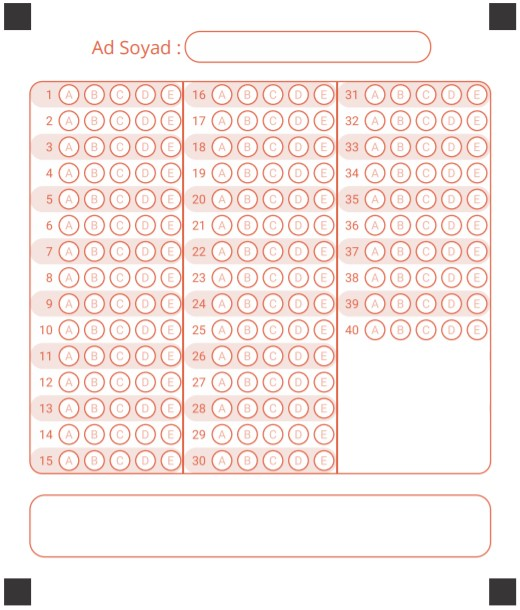
#> input picture v6-yeni kullanıcı/ornekler/orijinal_optik_form.jpg, 520 x 610 px
$ python isaretleme_kismi.py
#> lines starting #> are read from the running program, lines starting #| are printed output that depends on the picture; after the words box and inside, x2 and y2 are one past the last pixel; in counts of white or black regions, pixels touching at a corner belong together
# -*- coding: utf-8 -*-
"""
Created on Wed Aug  4 11:45:28 2021

@author: yazılım
"""


"""

Cevap işaretleyici


"""


# örnek fotoğrafımızı alalım

import cv2


path_isaret = r'ornekler/orijinal_optik_form.jpg'


image_isaret = cv2.imread(path_isaret)
#> image_isaret is the input picture: shape (610, 520, 3); mean B, G, R 233.8, 236.6, 247.2


window_name = 'image_isaret_isaret'


sayac_uzun=0
sayac_yatay=0


y=94

x_ler=[68,94,120,145,171]
x1_ler=[222,248,274,299,325]
x2_ler=[374,400,425,450,475]
while 1:


    try:
        x=x_ler[sayac_yatay]
        center_coordinates = (x, y)

        radius = 8


        color = (0, 255, 0)


        thickness = 3


        image_isaret = cv2.circle(image_isaret, center_coordinates, radius, color, thickness)

        sayac_yatay=sayac_yatay+1

        if sayac_yatay==5:
            sayac_uzun=sayac_uzun+1
            sayac_yatay=0
            y=y+26
        if sayac_uzun==15:
            break
    except:
        break
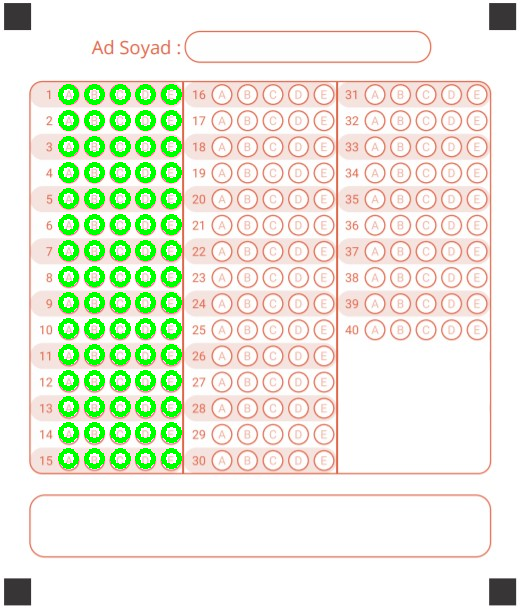
#> image_isaret: shape (610, 520, 3); mean B, G, R 221.8, 238.6, 233.7
#> after the loop, sayac_uzun = 15; sayac_yatay = 0; y = 484


sayac_uzun=0
sayac_yatay=0


y=94
while 1:


    try:
        x=x1_ler[sayac_yatay]
        center_coordinates = (x, y)

        radius = 8


        color = (0, 255, 0)


        thickness = 3


        image_isaret = cv2.circle(image_isaret, center_coordinates, radius, color, thickness)

        sayac_yatay=sayac_yatay+1

        if sayac_yatay==5:
            sayac_uzun=sayac_uzun+1
            sayac_yatay=0
            y=y+26
        if sayac_uzun==15:
            break
    except:
        break
#> this loop made 75 passes
#> pass 1, `image_isaret = cv2.circle(image_isaret, center_coordinates, radius, co..`:
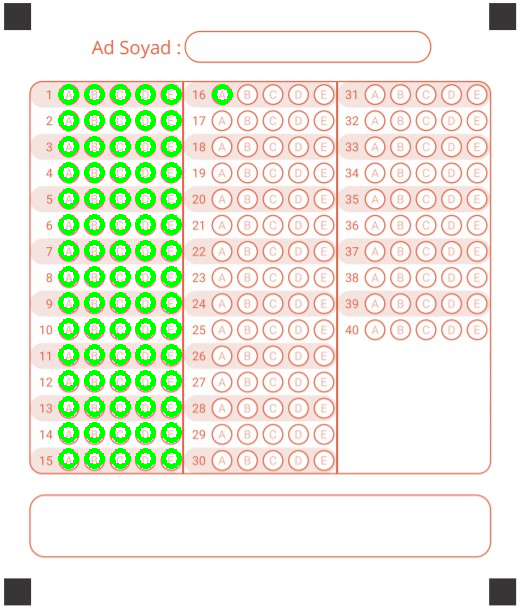
#> image_isaret: shape (610, 520, 3); 0.07% of pixels changed, all inside (x1, y1, x2, y2) = (212, 84, 233, 105)
#> after the loop:
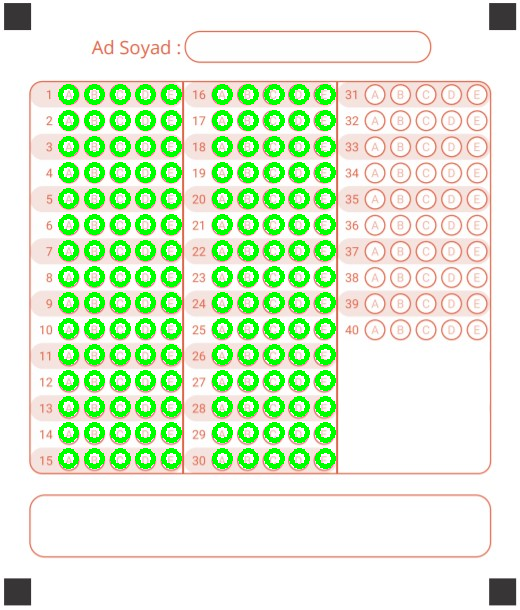
#> image_isaret: shape (610, 520, 3); mean B, G, R 209.8, 240.4, 220.1
#> after the loop, sayac_uzun = 15; sayac_yatay = 0; y = 484


sayac_uzun=0
sayac_yatay=0


y=94
while 1:


    try:
        x=x2_ler[sayac_yatay]
        center_coordinates = (x, y)

        radius = 8


        color = (0, 255, 0)


        thickness = 3


        image_isaret = cv2.circle(image_isaret, center_coordinates, radius, color, thickness)

        sayac_yatay=sayac_yatay+1

        if sayac_yatay==5:
            sayac_uzun=sayac_uzun+1
            sayac_yatay=0
            y=y+26
        if sayac_uzun==10:
            break
    except:
        break
#> this loop made 50 passes
#> pass 1, `image_isaret = cv2.circle(image_isaret, center_coordinates, radius, co..`:
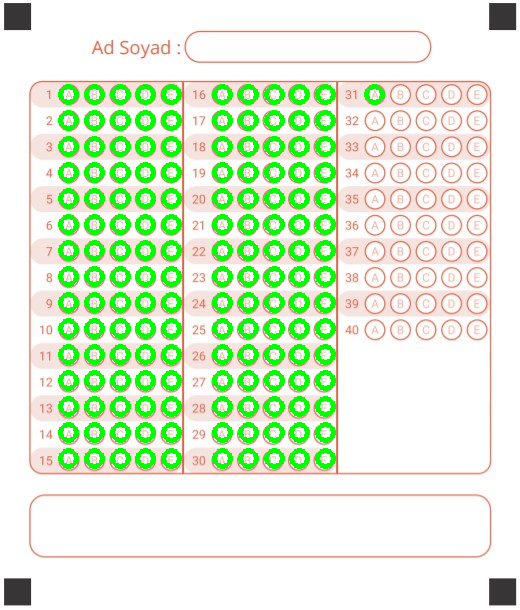
#> image_isaret: shape (610, 520, 3); 0.07% of pixels changed, all inside (x1, y1, x2, y2) = (364, 84, 385, 105)
#> pass 2, `image_isaret = cv2.circle(image_isaret, center_coordinates, radius, co..`:
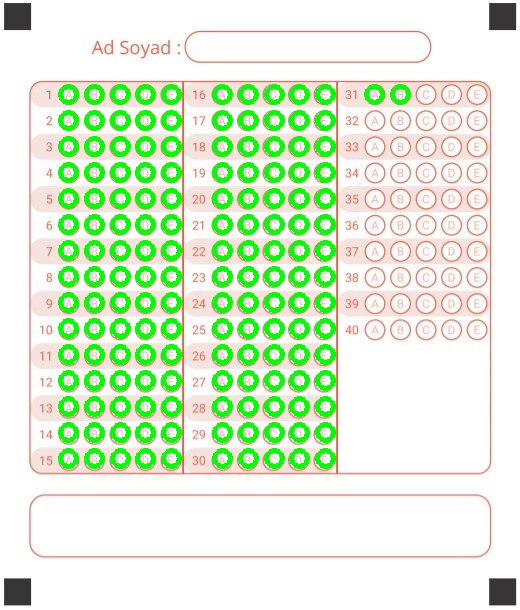
#> image_isaret: shape (610, 520, 3); 0.07% of pixels changed, all inside (x1, y1, x2, y2) = (390, 84, 411, 105)
#> pass 3, `image_isaret = cv2.circle(image_isaret, center_coordinates, radius, co..`:
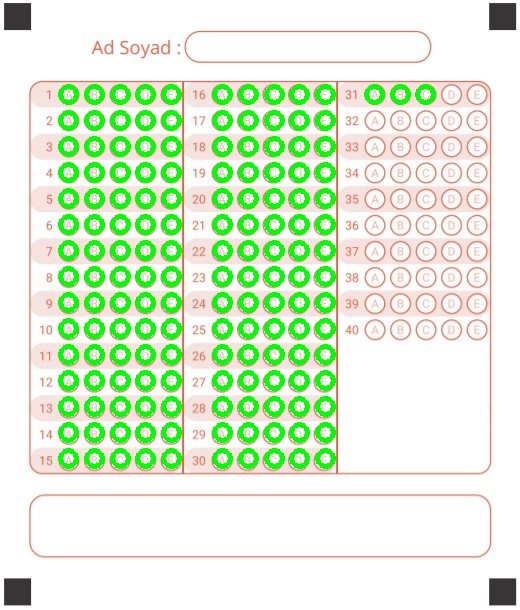
#> image_isaret: shape (610, 520, 3); 0.07% of pixels changed, all inside (x1, y1, x2, y2) = (415, 84, 436, 105)
#> after the loop:
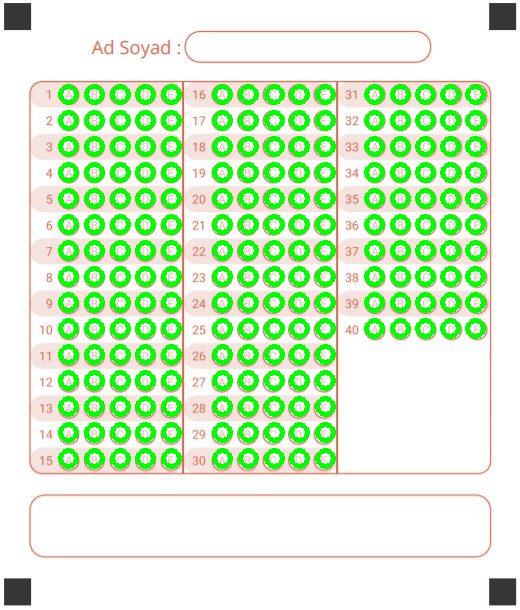
#> image_isaret: shape (610, 520, 3); 3.5% of pixels changed, all inside (x1, y1, x2, y2) = (364, 84, 486, 339)
#> after the loop, sayac_uzun = 10; sayac_yatay = 0; y = 354


cv2.imshow(window_name, image_isaret)
cv2.waitKey(0)
